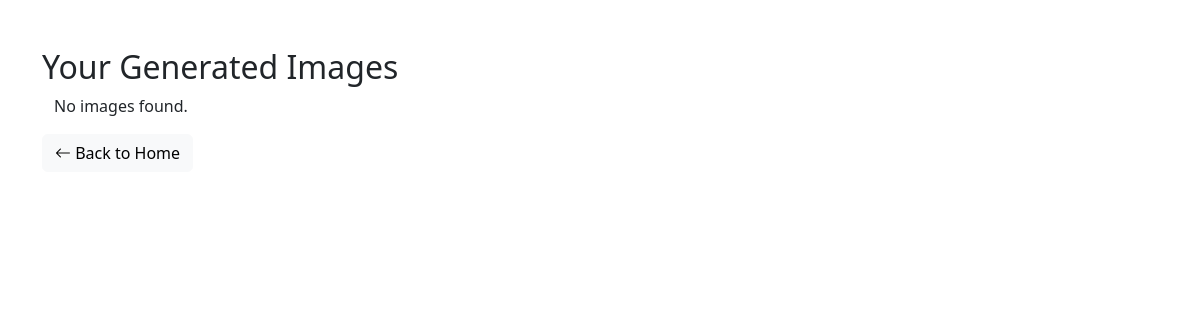
The app's page /archive/ (signed in), older data.
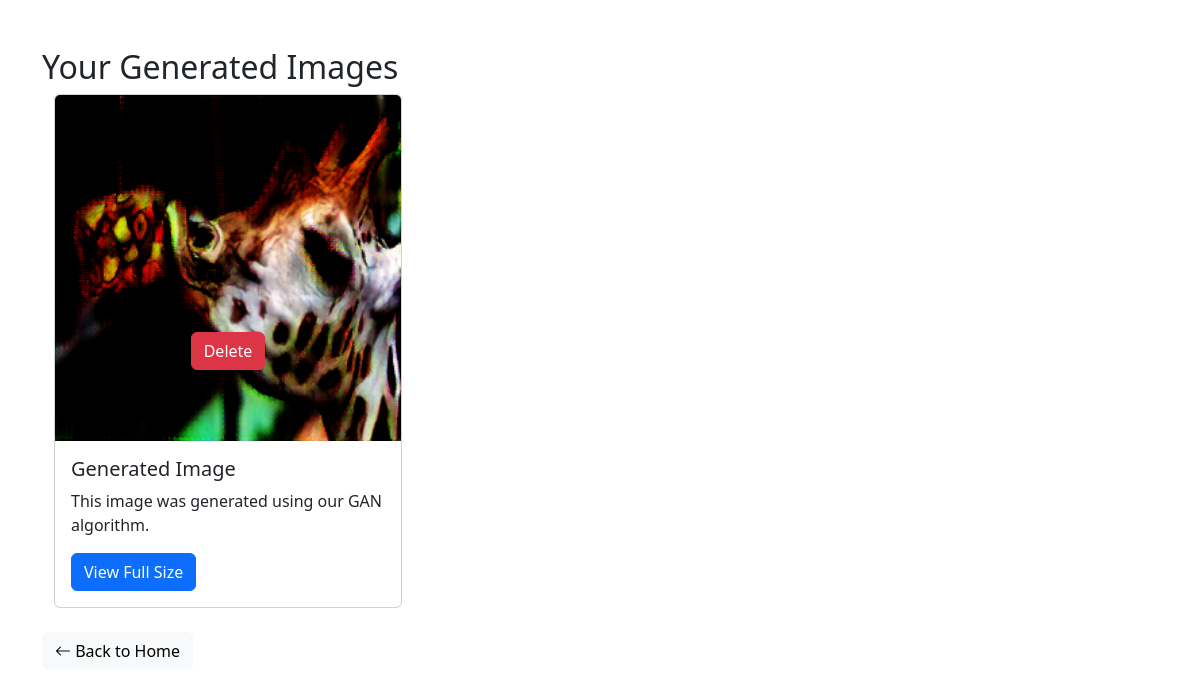
The same page, newer data.
### ganapp/models.py (models this page shows)
class UserImage(models.Model):
    user = models.ForeignKey(settings.AUTH_USER_MODEL, on_delete=models.CASCADE)
    image = models.ImageField(upload_to='original_images/')
    output_image = models.ImageField(upload_to='output_images/', null=True, blank=True)

### ganapp/views.py (the view)
# urls.py: path("archive/", archive_view, name="archive"),
@login_required
def archive_view(request):
    user_images = UserImage.objects.filter(user=request.user)
    return render(request, "archive.html", {"user_images": user_images})

### ganapp/templates/archive.html (shortened to what this page needs)
{% extends 'base.html' %}
{% load static %}
{% block content %}
<h2>Your Generated Images</h2>
<div class="container">
    <div class="row">
        {% for user_image in user_images %}
        <div class="col-md-4">
            <div class="card mb-4 image-card" id="image-{{ user_image.id }}">
                <img src="{{ user_image.output_image.url }}" alt="Generated image" class="card-img-top">
                <div class="card-img-overlay d-flex justify-content-center align-items-center">
                    <button type="button" class="btn btn-danger delete-image"
                        data-id="{{ user_image.id }}">Delete</button>
                </div>
                <div class="card-body">
                    <h5 class="card-title">Generated Image</h5>
                    <p class="card-text">This image was generated using our GAN algorithm.</p>
                    <a href="{{ user_image.output_image.url }}" class="btn btn-primary">View Full Size</a>
                </div>
            </div>
        </div>
        {% empty %}
        <p>No images found.</p>
        {% endfor %}
    </div>
</div>
<a href="/home" class="btn btn-light mb-2">
    <i class="bi bi-arrow-left"></i> Back to Home
</a>
{% endblock %}

### ganapp/templates/base.html (shortened to what this page needs)
{% load static %}
<!DOCTYPE html>
<html lang="en">
<head>
    <link href="{% static 'css/bootstrap.min.css' %}" rel="stylesheet">
    <link href="https://cdn.jsdelivr.net/npm/bootstrap-icons@1.8.1/font/bootstrap-icons.css" rel="stylesheet">
    <link rel="stylesheet" type="text/css" href="{% static 'css/styles.css' %}">
</head>
<body>
    <div class="container mt-5">
        {% block content %}{% endblock %}
    </div>
</body>
</html>

### ganapp/static/css/styles.css (style rules this page uses)
.image-card { position: relative; }

Row changes from the older to the newer data that the page shows:
added UserImage: output_image (picture)
Text that changed along with them:
text no longer shown: "No images found."
